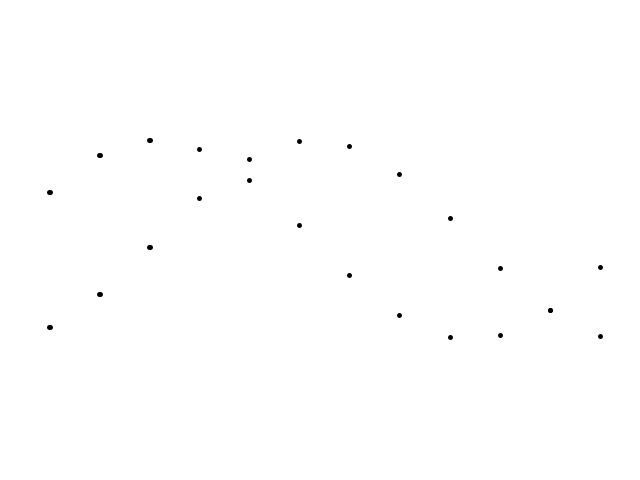
Frame 1 (no input)
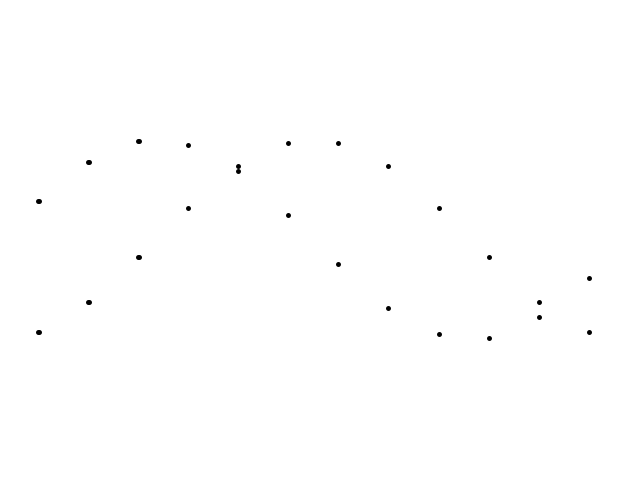
Frame 60 (the mouse pressed at the canvas centre just before this capture)
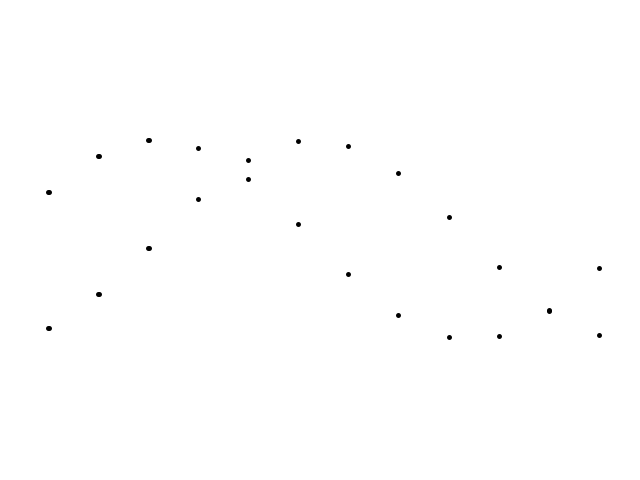
Frame 120 (the mouse held since frame 60 and released just before this capture)

The Processing sketch that drew these frames (run headless with seeded random() and noise(); from frame 60 on, the mouse is pressed at the canvas centre):

// Processing sketch: Trigonometry
// ── Trigonometry.pde
int frame = 0;
float multiplier = 0.002;
int numberOfPoints = 320;

void setup()
{
  size(640, 480);
  strokeWeight(5);
}

void draw()
{
  translate(0,height / 2);
  background(255);

  for (float angle = 0.0; angle < PI * 2; angle += .01) {
    float x = angle * 100,
          y = -sin(angle) * 100;
    float x2 = angle * 100,
          y2 = cos(angle) * 100;
    // float x3 = angle * 100,
    //       y3 = tan(angle) * 100;
    if (frame == 50) {
      point(x, y);
      point(x2, y2);
      // point(x3, y3);
      frame = 0;
    }
    frame++;
  }
}
